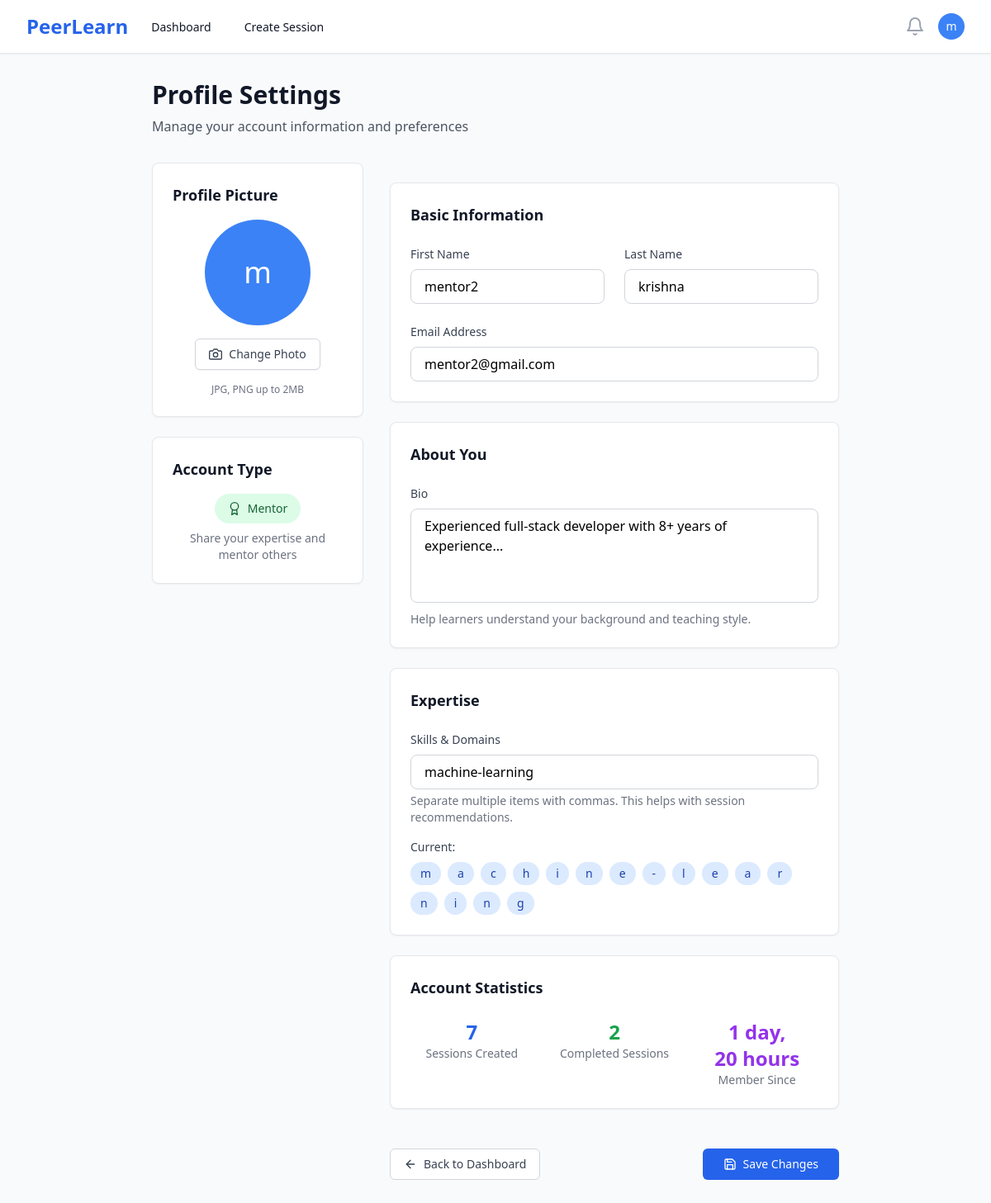
/profile/ (signed in), run on an earlier commit of the app's database.
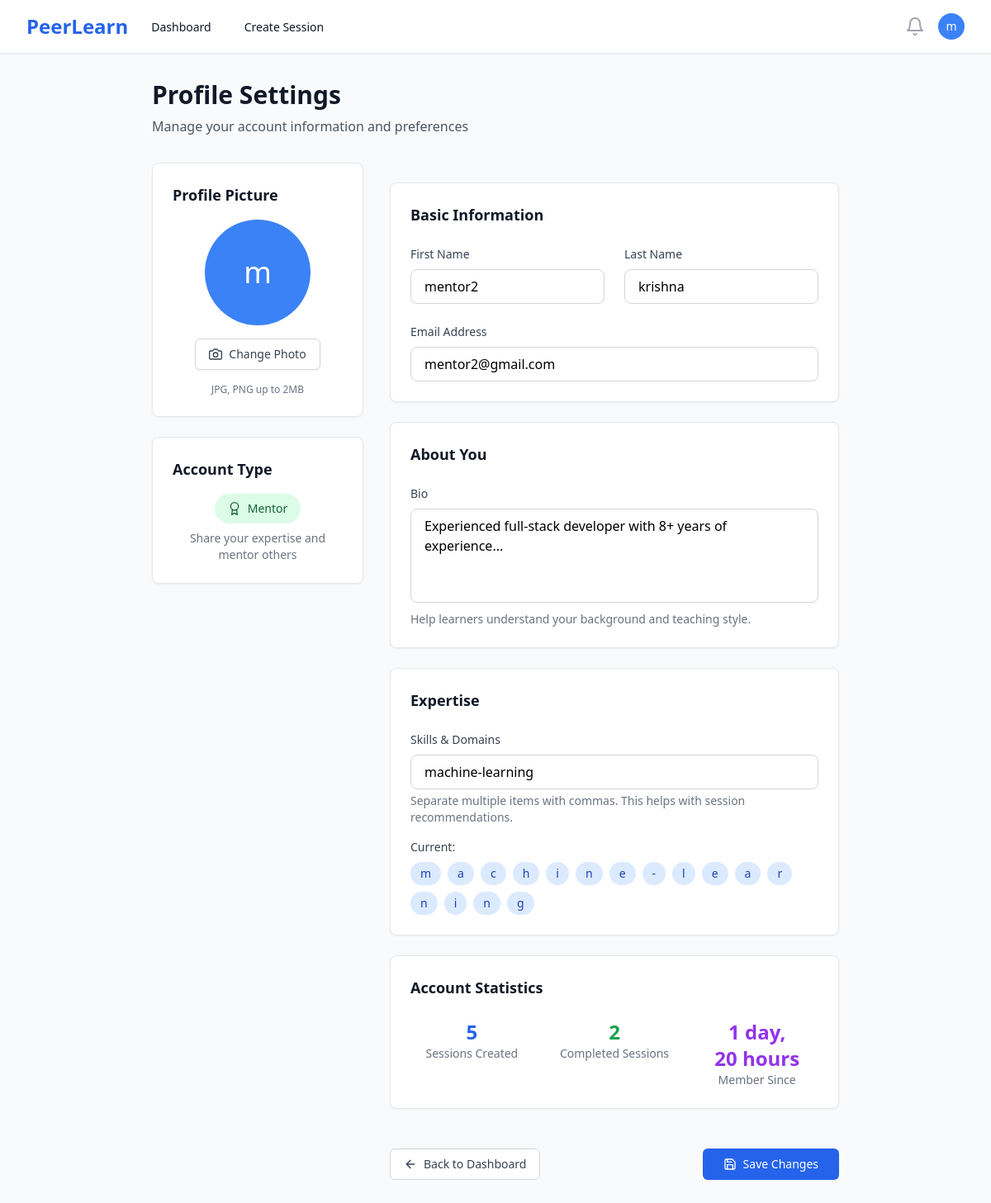
And on a later commit of the database.
### users/models.py (models this page shows, shortened)
class User(AbstractUser):
    ROLE_CHOICES = [
        ('mentor', 'Mentor'),
        ('learner', 'Learner'),
    ]
    id = models.UUIDField(primary_key=True, default=uuid.uuid4, editable=False)
    role = models.CharField(max_length=10, choices=ROLE_CHOICES, default='learner')
    bio = models.TextField(blank=True, null=True)
    skills = models.CharField(max_length=500, blank=True, help_text="Comma-separated skills for recommendation matching")
    interests = models.CharField(max_length=500, blank=True, help_text="Learning interests for AI recommendations")
    domain = models.CharField(max_length=100, blank=True, help_text="Learning domain/field")
    expertise = models.CharField(max_length=100, blank=True, help_text="Primary domain/area of expertise")
    career_goals = models.TextField(blank=True, help_text="Career aspirations for AI guidance")
    profile_image = models.ImageField(upload_to='profiles/', blank=True, null=True)
    created_at = models.DateTimeField(auto_now_add=True)
    updated_at = models.DateTimeField(auto_now=True)
    @property
    def is_mentor(self):
        return self.role == 'mentor'

### users/views.py (the view, shortened to what this page needs)
# urls.py: path('profile/', views.profile_view, name='profile'),
@login_required
def profile_view(request):
    if request.method == 'POST':
        form = UserProfileForm(request.POST, request.FILES, instance=request.user)
        if form.is_valid():
            form.save()
            messages.success(request, 'Profile updated successfully!')
            return redirect('profile')
    else:
        form = UserProfileForm(instance=request.user)
    if request.user.is_mentor:
        from sessions.models import Session
        completed_sessions_count = Session.objects.filter(
            mentor=request.user,
            status='completed'
        ).count()
        confirmed_bookings_count = 0
    context = {
        'form': form,
        'completed_sessions_count': completed_sessions_count,
        'confirmed_bookings_count': confirmed_bookings_count,
    }
    return render(request, 'profile.html', context)

### users/forms.py
class UserProfileForm(forms.ModelForm):
    class Meta:
        model = User
        fields = ('first_name', 'last_name', 'email', 'bio', 'expertise', 'profile_image')
        widgets = {
            'bio': forms.Textarea(attrs={'rows': 4}),
            'expertise': forms.TextInput(attrs={'placeholder': 'Enter skills separated by commas'}),
        }
    def __init__(self, *args, **kwargs):
        super().__init__(*args, **kwargs)
        for field_name, field in self.fields.items():
            field.widget.attrs['class'] = 'w-full px-4 py-2 border border-gray-300 rounded-lg focus:ring-2 focus:ring-blue-500 focus:border-transparent'

### templates/profile.html (shortened to what the changed rows need)
{% extends 'base.html' %}
{% block content %}
<div class="max-w-4xl mx-auto px-4 sm:px-6 lg:px-8 py-8">
    <div class="mb-8">
        <h1 class="text-3xl font-bold text-gray-900">Profile Settings</h1>
    </div>
    <div class="grid grid-cols-1 lg:grid-cols-3 gap-8">
        <div class="lg:col-span-1">
            <div class="bg-white rounded-lg shadow-sm border border-gray-200 p-6">
                <h2 class="text-lg font-semibold text-gray-900 mb-4">Profile Picture</h2>
                <div class="text-center">
                    {% if user.profile_image %}
                        <img class="h-32 w-32 rounded-full mx-auto mb-4" src="{{ user.profile_image.url }}" alt="Profile picture">
                    {% else %}
                        <div class="h-32 w-32 rounded-full bg-blue-500 flex items-center justify-center mx-auto mb-4">
                            <span class="text-white text-4xl font-medium">{{ user.first_name|first|default:user.username|first }}</span>
                        </div>
                    {% endif %}
                </div>
            </div>
            <div class="mt-6 bg-white rounded-lg shadow-sm border border-gray-200 p-6">
                <h2 class="text-lg font-semibold text-gray-900 mb-4">Account Type</h2>
            </div>
        </div>
        <div class="lg:col-span-2">
            <form method="post" enctype="multipart/form-data" class="space-y-6">
                <div class="bg-white rounded-lg shadow-sm border border-gray-200 p-6">
                    <h2 class="text-lg font-semibold text-gray-900 mb-6">Basic Information</h2>
                    <div class="grid grid-cols-1 md:grid-cols-2 gap-6">
                        <div>
                            <label for="{{ form.first_name.id_for_label }}" class="block text-sm font-medium text-gray-700 mb-2">
                                First Name
                            </label>
                            <input type="text"
                                   id="{{ form.first_name.id_for_label }}"
                                   name="{{ form.first_name.name }}"
                                   value="{{ form.first_name.value|default:'' }}"
                                   class="w-full px-4 py-2 border border-gray-300 rounded-lg focus:ring-2 focus:ring-blue-500 focus:border-transparent">
                        </div>
                        <div>
                            <label for="{{ form.last_name.id_for_label }}" class="block text-sm font-medium text-gray-700 mb-2">
                                Last Name
                            </label>
                            <input type="text"
                                   id="{{ form.last_name.id_for_label }}"
                                   name="{{ form.last_name.name }}"
                                   value="{{ form.last_name.value|default:'' }}"
                                   class="w-full px-4 py-2 border border-gray-300 rounded-lg focus:ring-2 focus:ring-blue-500 focus:border-transparent">
                        </div>
                    </div>
                    <div class="mt-6">
                        <label for="{{ form.email.id_for_label }}" class="block text-sm font-medium text-gray-700 mb-2">
                            Email Address
                        </label>
                        <input type="email"
                               id="{{ form.email.id_for_label }}"
                               name="{{ form.email.name }}"
                               value="{{ form.email.value|default:'' }}"
                               class="w-full px-4 py-2 border border-gray-300 rounded-lg focus:ring-2 focus:ring-blue-500 focus:border-transparent">
                    </div>
                </div>
                <div class="bg-white rounded-lg shadow-sm border border-gray-200 p-6">
                    <h2 class="text-lg font-semibold text-gray-900 mb-6">About You</h2>
                    <div>
                        <label for="{{ form.bio.id_for_label }}" class="block text-sm font-medium text-gray-700 mb-2">
                            Bio
                        </label>
                        <textarea id="{{ form.bio.id_for_label }}"
                                  name="{{ form.bio.name }}"
                                  rows="4"
                                  class="w-full px-4 py-2 border border-gray-300 rounded-lg focus:ring-2 focus:ring-blue-500 focus:border-transparent resize-none"
                                  placeholder="Tell others about yourself, your background, and interests...">{{ form.bio.value|default:'' }}</textarea>
                        <p class="mt-1 text-sm text-gray-500">
                            {% if user.is_mentor %}
                                Help learners understand your background and teaching style.
                            {% else %}
                                Share your learning goals and interests.
                            {% endif %}
                        </p>
                    </div>
                </div>
                <div class="bg-white rounded-lg shadow-sm border border-gray-200 p-6">
                    <h2 class="text-lg font-semibold text-gray-900 mb-6">
                        {% if user.is_mentor %}Expertise{% else %}Interests{% endif %}
                    </h2>
                    <div>
                        <label for="{{ form.expertise.id_for_label }}" class="block text-sm font-medium text-gray-700 mb-2">
                            {% if user.is_mentor %}Skills & Domains{% else %}Learning Interests{% endif %}
                        </label>
                        <input type="text"
                               id="{{ form.expertise.id_for_label }}"
                               name="{{ form.expertise.name }}"
                               value="{{ form.expertise.value|default:'' }}"
                               class="w-full px-4 py-2 border border-gray-300 rounded-lg focus:ring-2 focus:ring-blue-500 focus:border-transparent"
                               placeholder="{% if user.is_mentor %}e.g., Python, Machine Learning, Web Development{% else %}e.g., Programming, Data Science, Design{% endif %}">
                        <p class="mt-1 text-sm text-gray-500">
                            Separate multiple items with commas. This helps with session recommendations.
                        </p>
                    </div>
                </div>
                <div class="bg-white rounded-lg shadow-sm border border-gray-200 p-6">
                    <h2 class="text-lg font-semibold text-gray-900 mb-6">Account Statistics</h2>
                    <div class="grid grid-cols-1 md:grid-cols-3 gap-6">
                        <div class="text-center">
                            <div class="text-2xl font-bold text-blue-600">
                                {% if user.is_mentor %}{{ user.mentor_sessions.count }}{% else %}{{ user.bookings.count }}{% endif %}
                            </div>
                            <div class="text-sm text-gray-500">
                                {% if user.is_mentor %}Sessions Created{% else %}Sessions Attended{% endif %}
                            </div>
                        </div>
                        <div class="text-center">
                            <div class="text-2xl font-bold text-purple-600">{{ user.date_joined|timesince }}</div>
                            <div class="text-sm text-gray-500">Member Since</div>
                        </div>
                    </div>
                </div>
            </form>
        </div>
    </div>
</div>
{% endblock %}

### templates/base.html (shortened to what this page needs)
<!DOCTYPE html>
<html lang="en" class="h-full bg-gray-50">
<head>
    <script src="https://cdn.tailwindcss.com"></script>
</head>
<body class="h-full">
    {% if user.is_authenticated %}
    <nav class="bg-white shadow-sm border-b border-gray-200" x-data="{ mobileMenuOpen: false }">
        <div class="max-w-7xl mx-auto px-4 sm:px-6 lg:px-8">
            <div class="flex justify-between h-16">
                <div class="flex">
                    <div class="flex-shrink-0 flex items-center">
                        <a href="{% url 'landing' %}" class="text-2xl font-bold text-blue-600">PeerLearn</a>
                    </div>
                    <div class="hidden sm:ml-6 sm:flex sm:space-x-8">
                        {% if user.is_mentor %}
                            <a href="{% url 'mentor_dashboard' %}" class="border-transparent text-gray-900 hover:text-blue-600 inline-flex items-center px-1 pt-1 border-b-2 text-sm font-medium">
                                Dashboard
                            </a>
                            <a href="{% url 'create_session' %}" class="border-transparent text-gray-900 hover:text-blue-600 inline-flex items-center px-1 pt-1 border-b-2 text-sm font-medium">
                                Create Session
                            </a>
                        {% endif %}
                    </div>
                </div>
                <div class="hidden sm:ml-6 sm:flex sm:items-center">
                    <button type="button" class="bg-white p-1 rounded-full text-gray-400 hover:text-gray-500 focus:outline-none focus:ring-2 focus:ring-offset-2 focus:ring-blue-500">
                        <i data-feather="bell" class="h-6 w-6"></i>
                    </button>
                    <div class="ml-3 relative" x-data="{ open: false }">
                        <div>
                            <button @click="open = !open" type="button" class="bg-white rounded-full flex text-sm focus:outline-none focus:ring-2 focus:ring-offset-2 focus:ring-blue-500" id="user-menu-button">
                                <div class="h-8 w-8 rounded-full bg-blue-500 flex items-center justify-center">
                                    <span class="text-white text-sm font-medium">{{ user.first_name|first|default:user.username|first }}</span>
                                </div>
                            </button>
                        </div>
                    </div>
                </div>
            </div>
        </div>
    </nav>
    {% endif %}
    <main class="{% if user.is_authenticated %}pt-0{% else %}pt-0{% endif %}">
        {% block content %}{% endblock %}
    </main>
</body>
</html>

What changed in the data, as far as the page shows it:
changed User "mentor2": mentor_sessions.count "7" → "5"
